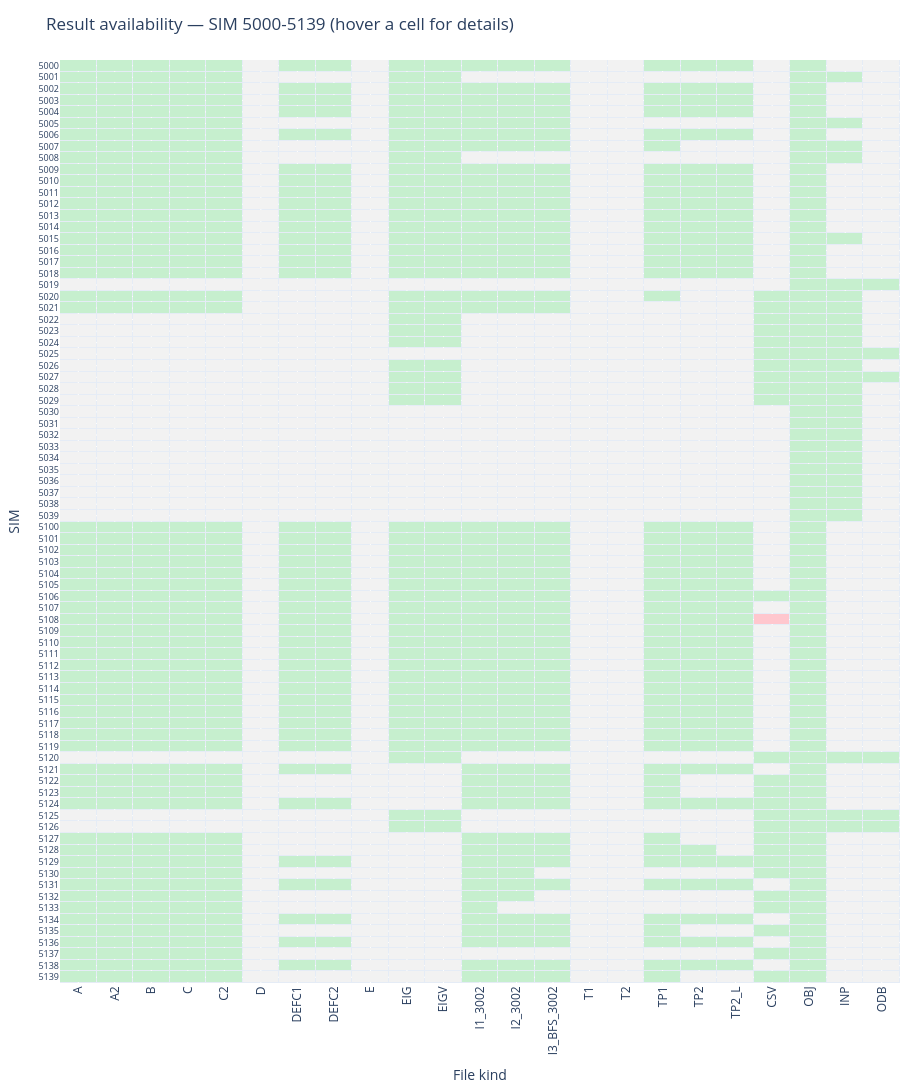

The cell this chart's notebook holds for it:
### Markdown cell above
## Interactive heatmap (hover any cell to see SIM, kind, status, size)

### Code cell
import plotly.graph_objects as go

status_map = {'missing': 0, 'invalid': 1, 'valid': 2}
status_code = status_df.apply(lambda col: col.map(status_map)).astype(int)

# customdata carries (status, size_kb) per cell so the hover text can show
# the exact simulation, file kind, status, and size on mouseover.
customdata = np.dstack([
    status_df.values,
    size_kb_df.values,
])

fig = go.Figure(data=go.Heatmap(
    z=status_code.values,
    x=ALL_KINDS,
    y=[str(s) for s in SIMS],
    customdata=customdata,
    colorscale=[[0.0, '#f2f2f2'], [0.33, '#f2f2f2'],
                [0.34, '#ffc7ce'], [0.66, '#ffc7ce'],
                [0.67, '#c6efce'], [1.0, '#c6efce']],
    zmin=0, zmax=2,
    showscale=False,
    xgap=1, ygap=1,
    hovertemplate=(
        'SIM %{y}<br>'
        'kind: %{x}<br>'
        'status: %{customdata[0]}<br>'
        'size: %{customdata[1]:.1f} KB'
        '<extra></extra>'
    ),
))

fig.update_layout(
    title=f'Result availability — SIM {SIM_START}-{SIM_END} (hover a cell for details)',
    xaxis_title='File kind',
    yaxis_title='SIM',
    width=max(700, 40 * len(ALL_KINDS)),
    height=max(500, 16 * len(SIMS)),
    yaxis=dict(autorange='reversed', type='category', tickfont=dict(size=9)),
    xaxis=dict(type='category', tickangle=-90),
    margin=dict(l=60, r=20, t=60, b=100),
)
fig.show()

### Figure 1 — Plotly figure (JSON) as saved in the notebook; plotly's stock layout.template omitted (floating-point values rounded to 4 significant figures; data arrays with more than 128 entries replaced by an {"elided": "..."} marker saying what was removed)
{"data": [{"colorscale": [[0, "#f2f2f2"], [0.33, "#f2f2f2"], [0.34, "#ffc7ce"], [0.66, "#ffc7ce"], [0.67, "#c6efce"], [1, "#c6efce"]], "customdata": {"elided": "80x23x2 mixed values"}, "hovertemplate": "SIM %{y}<br>kind: %{x}<br>status: %{customdata[0]}<br>size: %{customdata[1]:.1f} KB<extra></extra>", "showscale": false, "type": "heatmap", "x": ["A", "A2", "B", "C", "C2", "D", "DEFC1", "DEFC2", "E", "EIG", "EIGV", "I1_3002", "I2_3002", "I3_BFS_3002", "T1", "T2", "TP1", "TP2", "TP2_L", "CSV", "OBJ", "INP", "ODB"], "xgap": 1, "y": ["5000", "5001", "5002", "5003", "5004", "5005", "5006", "5007", "5008", "5009", "5010", "5011", "5012", "5013", "5014", "5015", "5016", "5017", "5018", "5019", "5020", "5021", "5022", "5023", "5024", "5025", "5026", "5027", "5028", "5029", "5030", "5031", "5032", "5033", "5034", "5035", "5036", "5037", "5038", "5039", "5100", "5101", "5102", "5103", "5104", "5105", "5106", "5107", "5108", "5109", "5110", "5111", "5112", "5113", "5114", "5115", "5116", "5117", "5118", "5119", "5120", "5121", "5122", "5123", "5124", "5125", "5126", "5127", "5128", "5129", "5130", "5131", "5132", "5133", "5134", "5135", "5136", "5137", "5138", "5139"], "ygap": 1, "z": {"elided": "80x23 int values"}, "zmax": 2, "zmin": 0}], "layout": {"height": 1280, "margin": {"b": 100, "l": 60, "r": 20, "t": 60}, "title": {"text": "Result availability — SIM 5000-5139 (hover a cell for details)"}, "width": 920, "xaxis": {"tickangle": -90, "title": {"text": "File kind"}, "type": "category"}, "yaxis": {"autorange": "reversed", "tickfont": {"size": 9}, "title": {"text": "SIM"}, "type": "category"}}}
